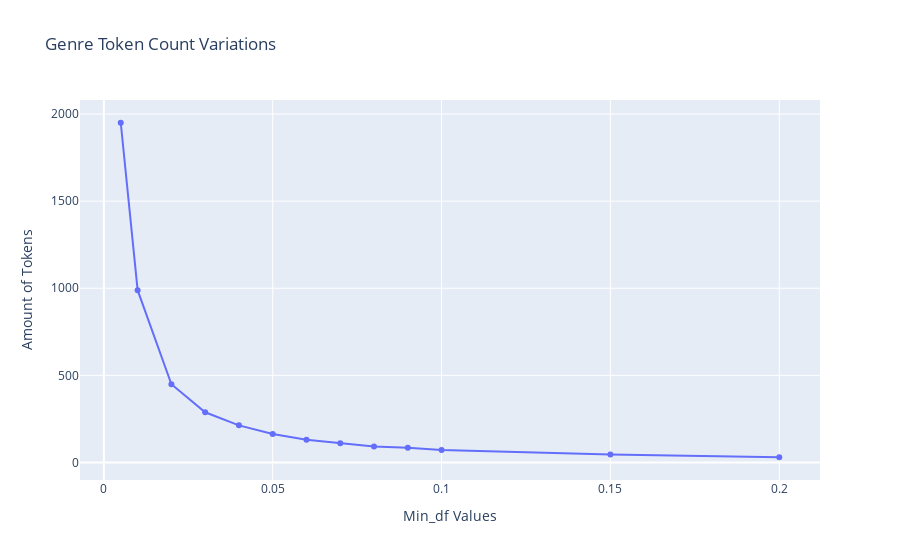

Notebook source saved alongside this figure:
### Code cell
fig = px.line(title='Genre Token Count Variations', x=min_df_values , y=genre_tokens)

fig.update_layout(
    xaxis_title_text='Min_df Values', # xaxis label
    yaxis_title_text='Amount of Tokens', # yaxis label
)

fig.update_traces(mode='markers+lines')

fig.show()

### Figure 1 — Plotly figure (JSON) as saved in the notebook; plotly's stock layout.template omitted (floating-point values rounded to 4 significant figures)
{"data": [{"hovertemplate": "x=%{x}<br>y=%{y}<extra></extra>", "legendgroup": "", "line": {"color": "#636efa", "dash": "solid"}, "mode": "markers+lines", "name": "", "orientation": "v", "showlegend": false, "type": "scatter", "x": [0.005, 0.01, 0.02, 0.03, 0.04, 0.05, 0.06, 0.07, 0.08, 0.09, 0.1, 0.15, 0.2], "xaxis": "x", "y": [1950, 989, 449, 288, 213, 164, 130, 110, 92, 84, 71, 46, 30], "yaxis": "y"}], "layout": {"autosize": true, "legend": {"tracegroupgap": 0}, "title": {"text": "Genre Token Count Variations"}, "xaxis": {"anchor": "y", "autorange": true, "domain": [0, 1], "range": [-0.006775, 0.2118], "title": {"text": "Min_df Values"}, "type": "linear"}, "yaxis": {"anchor": "x", "autorange": true, "domain": [0, 1], "range": [-128.4, 2108.0], "title": {"text": "Amount of Tokens"}, "type": "linear"}}}
